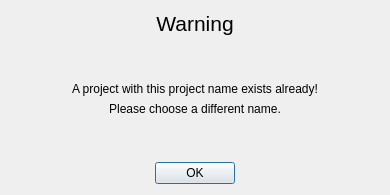
<?xml version="1.0" encoding="UTF-8"?>
<ui version="4.0">
 <class>Dialog</class>
 <widget class="QDialog" name="Dialog">
  <property name="geometry">
   <rect>
    <x>0</x>
    <y>0</y>
    <width>390</width>
    <height>195</height>
   </rect>
  </property>
  <property name="windowTitle">
   <string>Dialog</string>
  </property>
  <layout class="QVBoxLayout" name="verticalLayout_2">
   <item>
    <widget class="QLabel" name="label">
     <property name="font">
      <font>
       <pointsize>16</pointsize>
      </font>
     </property>
     <property name="text">
      <string>Warning</string>
     </property>
     <property name="alignment">
      <set>Qt::AlignCenter</set>
     </property>
    </widget>
   </item>
   <item>
    <spacer name="verticalSpacer_2">
     <property name="orientation">
      <enum>Qt::Vertical</enum>
     </property>
     <property name="sizeHint" stdset="0">
      <size>
       <width>17</width>
       <height>34</height>
      </size>
     </property>
    </spacer>
   </item>
   <item>
    <layout class="QVBoxLayout" name="verticalLayout">
     <item>
      <widget class="QLabel" name="label_2">
       <property name="text">
        <string>A project with this project name exists already!</string>
       </property>
       <property name="alignment">
        <set>Qt::AlignCenter</set>
       </property>
      </widget>
     </item>
     <item>
      <widget class="QLabel" name="label_3">
       <property name="text">
        <string>Please choose a different name.</string>
       </property>
       <property name="alignment">
        <set>Qt::AlignCenter</set>
       </property>
      </widget>
     </item>
    </layout>
   </item>
   <item>
    <spacer name="verticalSpacer">
     <property name="orientation">
      <enum>Qt::Vertical</enum>
     </property>
     <property name="sizeHint" stdset="0">
      <size>
       <width>17</width>
       <height>9</height>
      </size>
     </property>
    </spacer>
   </item>
   <item>
    <layout class="QHBoxLayout" name="horizontalLayout">
     <item>
      <spacer name="horizontalSpacer">
       <property name="orientation">
        <enum>Qt::Horizontal</enum>
       </property>
       <property name="sizeHint" stdset="0">
        <size>
         <width>40</width>
         <height>20</height>
        </size>
       </property>
      </spacer>
     </item>
     <item>
      <widget class="QPushButton" name="btnOkWarning">
       <property name="text">
        <string>OK</string>
       </property>
      </widget>
     </item>
     <item>
      <spacer name="horizontalSpacer_2">
       <property name="orientation">
        <enum>Qt::Horizontal</enum>
       </property>
       <property name="sizeHint" stdset="0">
        <size>
         <width>40</width>
         <height>20</height>
        </size>
       </property>
      </spacer>
     </item>
    </layout>
   </item>
  </layout>
 </widget>
 <resources/>
 <connections/>
</ui>
